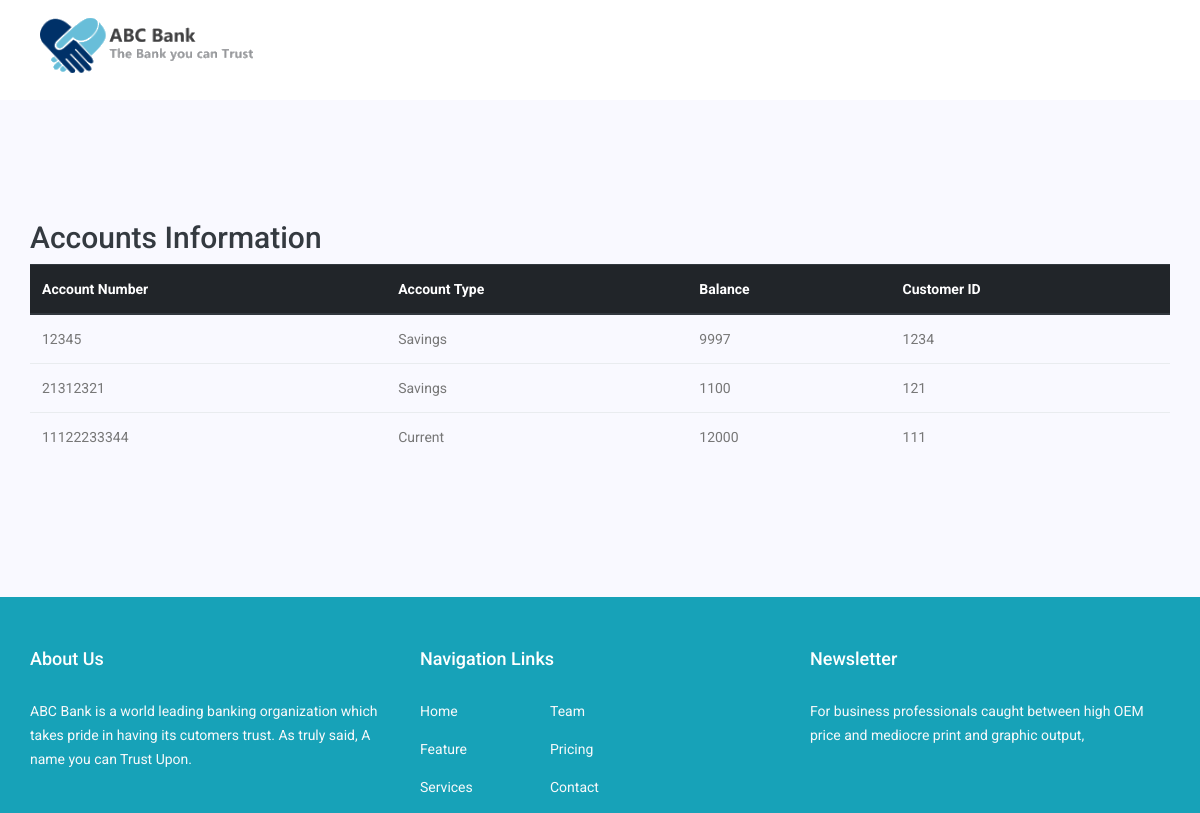
Before: /showaccounts with the older database file.
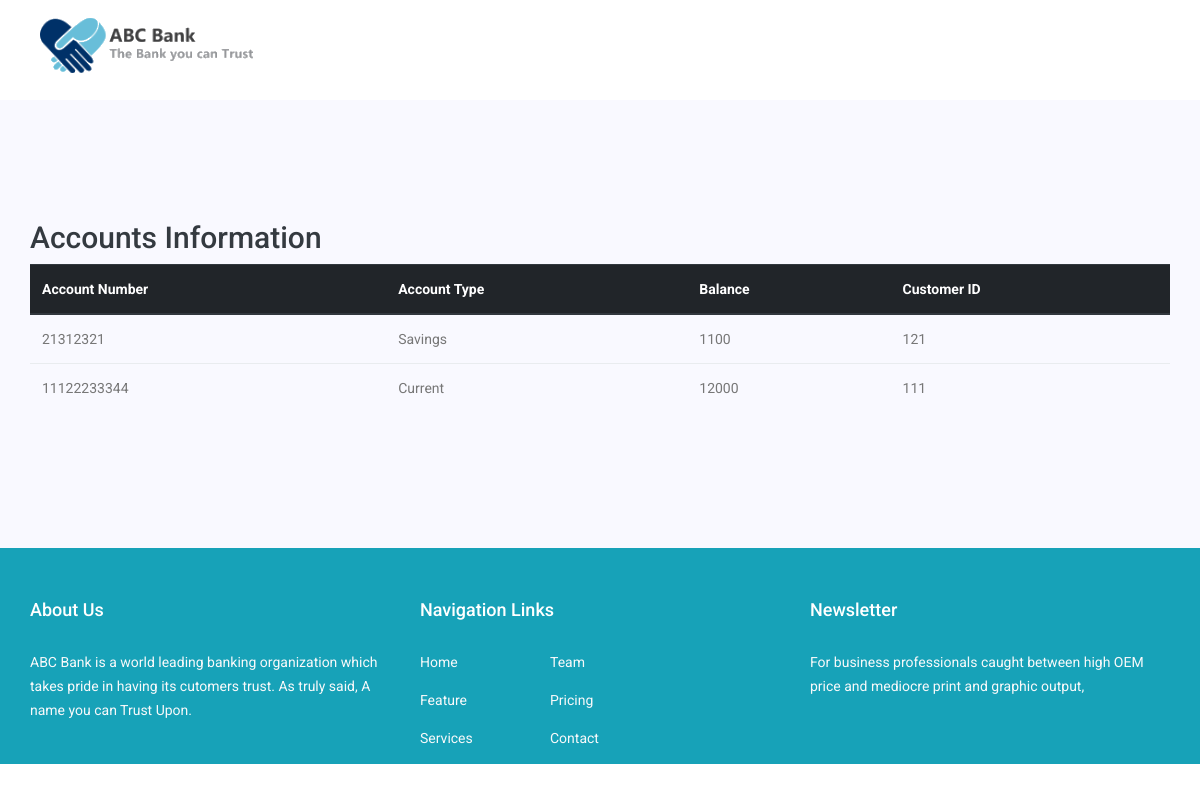
After: the same page with the newer database file.
### application/models.py (models this page shows, shortened)
class Accounts(db.Model):
    acc_number = db.Column(db.Integer(), primary_key=True)
    acc_type = db.Column(db.String())
    balance = db.Column(db.Integer)
    cust_id = db.Column(db.Integer, db.ForeignKey('transaction.cust_id'))

### application/routes.py (the view)
@app.route('/showaccounts')
def showaccounts():
    return render_template('showaccounts.html', accounts=Accounts.query.all())

### application/templates/showaccounts.html
{% include 'includes/header.html' %}
 <section class="feature_area p_120">
    <div class="container">
            <h2 class="text-dark">Accounts Information</h2>
            <table class="table">
                <thead class="thead-dark">
                  <tr>
                    <th scope="col">Account Number</th>
                    <th scope="col">Account Type</th>
                    <th scope="col">Balance</th>
                    <th scope="col">Customer ID</th>
                  </tr>
                </thead>
                <tbody>
                  {% for acc in accounts %}
                    <tr>
                      <td>{{ acc.acc_number }}</td>
                      <td>{{ acc.acc_type }}</td>
                      <td>{{ acc.balance }}</td>
                      <td>{{ acc.cust_id }}</td>
                    </tr>
                  {% endfor %}
                </tbody>
              </table>
    </div>
</section>
  {%  include 'includes/footer.html'%}

### application/templates/includes/header.html (shortened to what this page needs)
<!doctype html>
<html lang="en">
    <head>
        <link rel="stylesheet" href="{{ url_for('static', filename='css/bootstrap.css') }}">
        <link rel="stylesheet" href="{{ url_for('static', filename='vendors/linericon/style.css')}}">
        <link rel="stylesheet" href="{{url_for('static', filename='/css/font-awesome.min.css')}}">
        <link rel="stylesheet" href="{{ url_for('static', filename='vendors/owl-carousel/owl.carousel.min.css')}}">
        <link rel="stylesheet" href="{{ url_for('static', filename='vendors/lightbox/simpleLightbox.css')}}">
        <link rel="stylesheet" href="{{ url_for('static', filename='vendors/nice-select/css/nice-select.css')}}">
        <link rel="stylesheet" href="{{ url_for('static', filename='vendors/animate-css/animate.css')}}">
        <link rel="stylesheet" href="{{ url_for('static', filename='css/style.css') }}">
        <link rel="stylesheet" href="{{ url_for('static', filename='css/responsive.css') }}">
    </head>
    <body>
<header class="header_area">
    <div class="main_menu">
        <nav class="navbar navbar-expand-lg navbar-light bg-white fixed-top">
            <div class="container box_1620">
                <a class="navbar-brand logo_h" href="#"><img src="{{url_for('static', filename='img/logo1.png')}}" alt=""></a>
            </div>
        </nav>
    </div>
</header>

### application/templates/includes/footer.html (shortened to what this page needs)
<footer class="footer-area section_gap bg-info">
    <div class="container">
        <div class="row">
            <div class="col-lg-4  col-md-4 col-sm-4">
                <div class="single-footer-widget">
                    <h6 class="footer_title">About Us</h6>
                    <p class="text-light">ABC Bank is a world leading banking organization which takes pride in having its cutomers trust. As truly said, A name you can Trust Upon.</p>
                </div>
            </div>
            <div class="col-lg-4 col-md-4 col-sm-4">
                <div class="single-footer-widget">
                    <h6 class="footer_title">Navigation Links</h6>
                    <div class="row">
                        <div class="col-4">
                            <ul class="list">
                                <li><a href="#" class ="text-light">Home</a></li>
                                <li><a href="#" class ="text-light">Feature</a></li>
                                <li><a href="#" class ="text-light">Services</a></li>
                            </ul>
                        </div>
                        <div class="col-4">
                            <ul class="list text-light">
                                <li><a href="#" class ="text-light">Team</a></li>
                                <li><a href="#" class ="text-light">Pricing</a></li>
                                <li><a href="#" class ="text-light">Contact</a></li>
                            </ul>
                        </div>
                    </div>
                </div>
            </div>
            <div class="col-lg-4 col-md-4 col-sm-4">
                <div class="single-footer-widget">
                    <h6 class="footer_title">Newsletter</h6>
                    <p class="text-light">For business professionals caught between high OEM price and mediocre print and graphic output, </p>
                    </div>
                </div>
            </div>
        </div>
</footer>
</body>
</html>

Changed rows visible on the page:
removed Accounts: acc_number "12345", acc_type "Savings", balance "9997", cust_id "1234"
